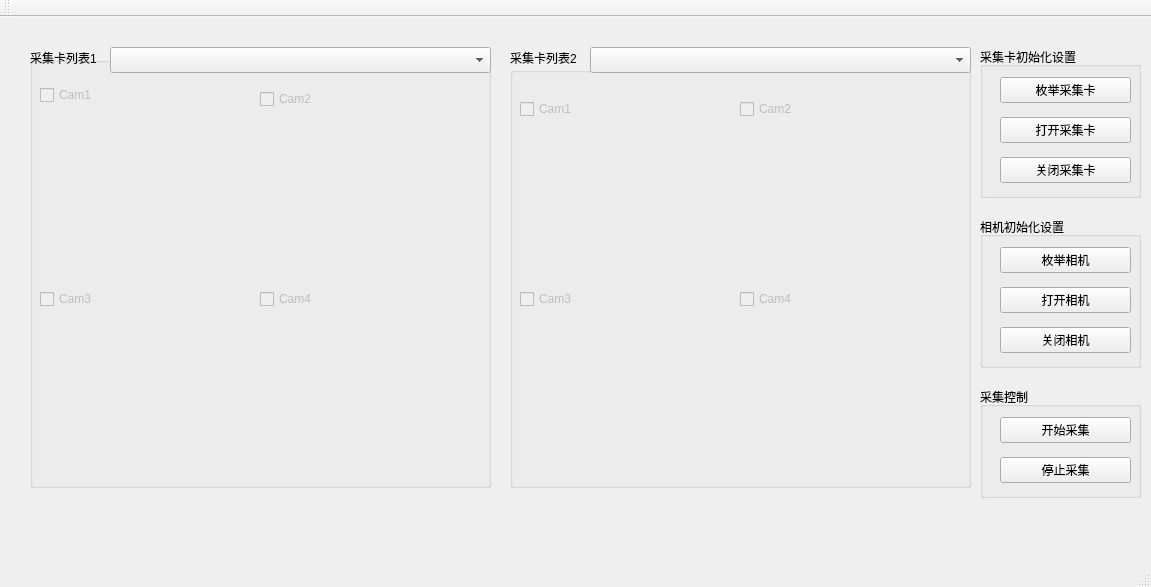
<?xml version="1.0" encoding="UTF-8"?>
<ui version="4.0">
 <class>MainWindow</class>
 <widget class="QMainWindow" name="MainWindow">
  <property name="geometry">
   <rect>
    <x>0</x>
    <y>0</y>
    <width>1151</width>
    <height>587</height>
   </rect>
  </property>
  <property name="windowTitle">
   <string>MultiCamera</string>
  </property>
  <widget class="QWidget" name="centralWidget">
   <widget class="QLabel" name="IFList1Label">
    <property name="geometry">
     <rect>
      <x>30</x>
      <y>30</y>
      <width>91</width>
      <height>21</height>
     </rect>
    </property>
    <property name="text">
     <string>采集卡列表1</string>
    </property>
   </widget>
   <widget class="QLabel" name="labelInterfaceList1_2">
    <property name="geometry">
     <rect>
      <x>510</x>
      <y>30</y>
      <width>91</width>
      <height>21</height>
     </rect>
    </property>
    <property name="text">
     <string>采集卡列表2</string>
    </property>
   </widget>
   <widget class="QGroupBox" name="IF1Box">
    <property name="geometry">
     <rect>
      <x>30</x>
      <y>40</y>
      <width>461</width>
      <height>431</height>
     </rect>
    </property>
    <property name="title">
     <string/>
    </property>
    <widget class="QWidget" name="IF1Cam1W" native="true">
     <property name="geometry">
      <rect>
       <x>10</x>
       <y>50</y>
       <width>211</width>
       <height>171</height>
      </rect>
     </property>
    </widget>
    <widget class="QCheckBox" name="IF1Cam1">
     <property name="enabled">
      <bool>false</bool>
     </property>
     <property name="geometry">
      <rect>
       <x>10</x>
       <y>30</y>
       <width>201</width>
       <height>16</height>
      </rect>
     </property>
     <property name="text">
      <string>Cam1</string>
     </property>
    </widget>
    <widget class="QCheckBox" name="IF1Cam2">
     <property name="enabled">
      <bool>false</bool>
     </property>
     <property name="geometry">
      <rect>
       <x>230</x>
       <y>30</y>
       <width>211</width>
       <height>24</height>
      </rect>
     </property>
     <property name="text">
      <string>Cam2</string>
     </property>
    </widget>
    <widget class="QWidget" name="IF1Cam2W" native="true">
     <property name="geometry">
      <rect>
       <x>230</x>
       <y>50</y>
       <width>211</width>
       <height>171</height>
      </rect>
     </property>
    </widget>
    <widget class="QWidget" name="IF1Cam3W" native="true">
     <property name="geometry">
      <rect>
       <x>10</x>
       <y>260</y>
       <width>211</width>
       <height>161</height>
      </rect>
     </property>
    </widget>
    <widget class="QCheckBox" name="IF1Cam3">
     <property name="enabled">
      <bool>false</bool>
     </property>
     <property name="geometry">
      <rect>
       <x>10</x>
       <y>230</y>
       <width>211</width>
       <height>24</height>
      </rect>
     </property>
     <property name="text">
      <string>Cam3</string>
     </property>
    </widget>
    <widget class="QCheckBox" name="IF1Cam4">
     <property name="enabled">
      <bool>false</bool>
     </property>
     <property name="geometry">
      <rect>
       <x>230</x>
       <y>230</y>
       <width>211</width>
       <height>24</height>
      </rect>
     </property>
     <property name="text">
      <string>Cam4</string>
     </property>
    </widget>
    <widget class="QWidget" name="IF1Cam4W" native="true">
     <property name="geometry">
      <rect>
       <x>230</x>
       <y>260</y>
       <width>211</width>
       <height>161</height>
      </rect>
     </property>
    </widget>
   </widget>
   <widget class="QGroupBox" name="IF2Box">
    <property name="geometry">
     <rect>
      <x>510</x>
      <y>50</y>
      <width>461</width>
      <height>421</height>
     </rect>
    </property>
    <property name="title">
     <string/>
    </property>
    <widget class="QWidget" name="IF2Cam1W" native="true">
     <property name="geometry">
      <rect>
       <x>10</x>
       <y>50</y>
       <width>211</width>
       <height>161</height>
      </rect>
     </property>
    </widget>
    <widget class="QCheckBox" name="IF2Cam1">
     <property name="enabled">
      <bool>false</bool>
     </property>
     <property name="geometry">
      <rect>
       <x>10</x>
       <y>30</y>
       <width>211</width>
       <height>24</height>
      </rect>
     </property>
     <property name="text">
      <string>Cam1</string>
     </property>
    </widget>
    <widget class="QCheckBox" name="IF2Cam2">
     <property name="enabled">
      <bool>false</bool>
     </property>
     <property name="geometry">
      <rect>
       <x>230</x>
       <y>30</y>
       <width>211</width>
       <height>24</height>
      </rect>
     </property>
     <property name="text">
      <string>Cam2</string>
     </property>
    </widget>
    <widget class="QWidget" name="IF2Cam2W" native="true">
     <property name="geometry">
      <rect>
       <x>230</x>
       <y>50</y>
       <width>211</width>
       <height>161</height>
      </rect>
     </property>
    </widget>
    <widget class="QWidget" name="IF2Cam3W" native="true">
     <property name="geometry">
      <rect>
       <x>10</x>
       <y>250</y>
       <width>211</width>
       <height>161</height>
      </rect>
     </property>
    </widget>
    <widget class="QCheckBox" name="IF2Cam3">
     <property name="enabled">
      <bool>false</bool>
     </property>
     <property name="geometry">
      <rect>
       <x>10</x>
       <y>220</y>
       <width>211</width>
       <height>24</height>
      </rect>
     </property>
     <property name="text">
      <string>Cam3</string>
     </property>
    </widget>
    <widget class="QCheckBox" name="IF2Cam4">
     <property name="enabled">
      <bool>false</bool>
     </property>
     <property name="geometry">
      <rect>
       <x>230</x>
       <y>220</y>
       <width>211</width>
       <height>24</height>
      </rect>
     </property>
     <property name="text">
      <string>Cam4</string>
     </property>
    </widget>
    <widget class="QWidget" name="IF2Cam4W" native="true">
     <property name="geometry">
      <rect>
       <x>230</x>
       <y>250</y>
       <width>211</width>
       <height>161</height>
      </rect>
     </property>
    </widget>
   </widget>
   <widget class="QGroupBox" name="IFgroupBox">
    <property name="geometry">
     <rect>
      <x>980</x>
      <y>30</y>
      <width>161</width>
      <height>151</height>
     </rect>
    </property>
    <property name="title">
     <string>采集卡初始化设置</string>
    </property>
    <widget class="QPushButton" name="bnIFEnum">
     <property name="geometry">
      <rect>
       <x>20</x>
       <y>30</y>
       <width>131</width>
       <height>26</height>
      </rect>
     </property>
     <property name="text">
      <string>枚举采集卡</string>
     </property>
    </widget>
    <widget class="QPushButton" name="bnIFOpen">
     <property name="geometry">
      <rect>
       <x>20</x>
       <y>70</y>
       <width>131</width>
       <height>26</height>
      </rect>
     </property>
     <property name="text">
      <string>打开采集卡</string>
     </property>
    </widget>
    <widget class="QPushButton" name="bnIFClose">
     <property name="geometry">
      <rect>
       <x>20</x>
       <y>110</y>
       <width>131</width>
       <height>26</height>
      </rect>
     </property>
     <property name="text">
      <string>关闭采集卡</string>
     </property>
    </widget>
   </widget>
   <widget class="QComboBox" name="IFCombo1">
    <property name="geometry">
     <rect>
      <x>110</x>
      <y>30</y>
      <width>381</width>
      <height>26</height>
     </rect>
    </property>
   </widget>
   <widget class="QComboBox" name="IFCombo2">
    <property name="geometry">
     <rect>
      <x>590</x>
      <y>30</y>
      <width>381</width>
      <height>26</height>
     </rect>
    </property>
   </widget>
   <widget class="QGroupBox" name="DevGroupBox">
    <property name="geometry">
     <rect>
      <x>980</x>
      <y>200</y>
      <width>161</width>
      <height>151</height>
     </rect>
    </property>
    <property name="title">
     <string>相机初始化设置</string>
    </property>
    <widget class="QPushButton" name="bnDevEnum">
     <property name="geometry">
      <rect>
       <x>20</x>
       <y>30</y>
       <width>131</width>
       <height>26</height>
      </rect>
     </property>
     <property name="text">
      <string>枚举相机</string>
     </property>
    </widget>
    <widget class="QPushButton" name="bnDevOpen">
     <property name="geometry">
      <rect>
       <x>20</x>
       <y>70</y>
       <width>131</width>
       <height>26</height>
      </rect>
     </property>
     <property name="text">
      <string>打开相机</string>
     </property>
    </widget>
    <widget class="QPushButton" name="bnDevClose">
     <property name="geometry">
      <rect>
       <x>20</x>
       <y>110</y>
       <width>131</width>
       <height>26</height>
      </rect>
     </property>
     <property name="text">
      <string>关闭相机</string>
     </property>
    </widget>
   </widget>
   <widget class="QGroupBox" name="StreamgroupBox">
    <property name="geometry">
     <rect>
      <x>980</x>
      <y>370</y>
      <width>161</width>
      <height>111</height>
     </rect>
    </property>
    <property name="title">
     <string>采集控制</string>
    </property>
    <widget class="QPushButton" name="bnStartGrabbing">
     <property name="geometry">
      <rect>
       <x>20</x>
       <y>30</y>
       <width>131</width>
       <height>26</height>
      </rect>
     </property>
     <property name="text">
      <string>开始采集</string>
     </property>
    </widget>
    <widget class="QPushButton" name="bnStopGrabbing">
     <property name="geometry">
      <rect>
       <x>20</x>
       <y>70</y>
       <width>131</width>
       <height>26</height>
      </rect>
     </property>
     <property name="text">
      <string>停止采集</string>
     </property>
    </widget>
   </widget>
  </widget>
  <widget class="QToolBar" name="mainToolBar">
   <attribute name="toolBarArea">
    <enum>TopToolBarArea</enum>
   </attribute>
   <attribute name="toolBarBreak">
    <bool>false</bool>
   </attribute>
  </widget>
  <widget class="QStatusBar" name="statusBar"/>
 </widget>
 <layoutdefault spacing="6" margin="11"/>
 <resources/>
 <connections/>
</ui>
